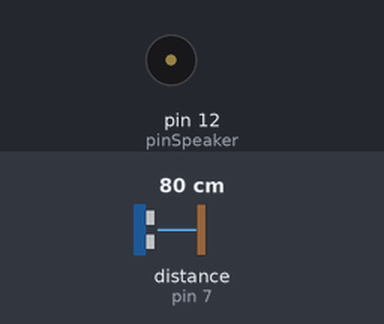
This sketch was run on a simulated Arduino Uno, built with avr-gcc and run on an emulated ATmega328P. Parts: buzzer (waves = sounding, pin HIGH). Wiring (inferred from the names in the program): ultrasonic range finder: trigger pin 8; echo pin 7. The test bench sets the inputs (shaded band); at power-on: distance to the obstacle (sensor on pin 7) 80 cm. The echo pulse lasts 58.3 µs per cm; pins used as bus, display or sensor lines are not drawn.

Above: at 1.2 s.
1.3 s: distance to the obstacle (sensor on pin 7) set to 64 cm
2.8 s: distance to the obstacle (sensor on pin 7) set to 56 cm
At 2.9 s:
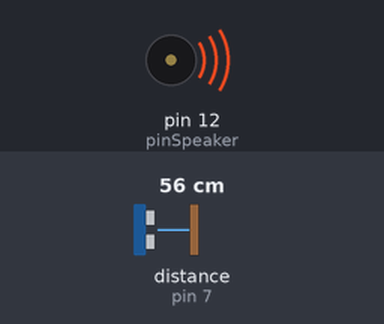
5.8 s: distance to the obstacle (sensor on pin 7) set to 120 cm
At 6.8 s:
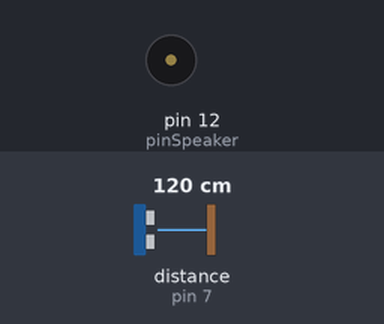
7.3 s: distance to the obstacle (sensor on pin 7) set to 60 cm
At 7.4 s:
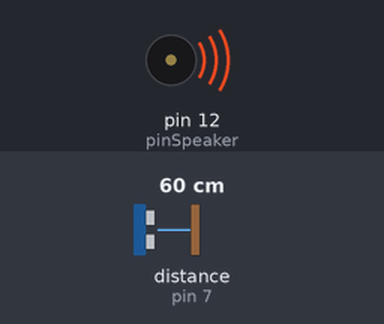
Timing chart, 0 to 11.3 s (numbered marks = the images above; inputs shaded):
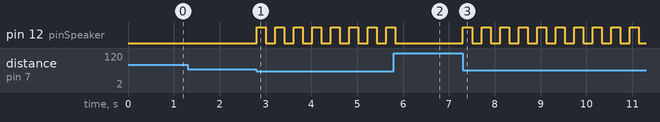

The sketch:

blinddisplacement.ino
```cpp
const int pinTrigger = 8;
const int pinEcho = 7;
const int pinSpeaker = 12;

void setup(){
  pinMode(pinTrigger, OUTPUT);
  pinMode(pinEcho, INPUT);
  pinMode(pinSpeaker, OUTPUT);
}

void loop(){
  digitalWrite(pinTrigger, HIGH);
  delayMicroseconds(10);
  digitalWrite(pinTrigger, LOW);
  int distance = pulseIn(pinEcho, HIGH)/58;
  if(distance <= 60 && distance >= 45){
    digitalWrite(pinSpeaker, HIGH);
    delay(200);
    digitalWrite(pinSpeaker, LOW);
    delay(200);
  } else if(distance < 45 && distance >= 30){
    digitalWrite(pinSpeaker, HIGH);
    delay(100);
    digitalWrite(pinSpeaker, LOW);
    delay(100);
  } else if(distance < 30){
    digitalWrite(pinSpeaker, HIGH);
    delay(50);
    digitalWrite(pinSpeaker, LOW);
    delay(50);
  } else {
    digitalWrite(pinSpeaker, LOW);
  }
}
```

Measured:
- the behaviour switches between 61 and 60 cm on distance to the obstacle (sensor on pin 7) (found by bisection; images 0 and 1)
- after the input at 1.3 s, every drawn part: stays the same
- after the input at 2.8 s, pin 12 (pinSpeaker): alternates HIGH for 0.20 s and LOW for 0.20 s, starting at once
- after the input at 5.8 s, pin 12 (pinSpeaker): goes on until 5.8 s, then stays LOW
- after the input at 7.3 s, pin 12 (pinSpeaker): alternates HIGH for 0.20 s and LOW for 0.20 s, starting at once
